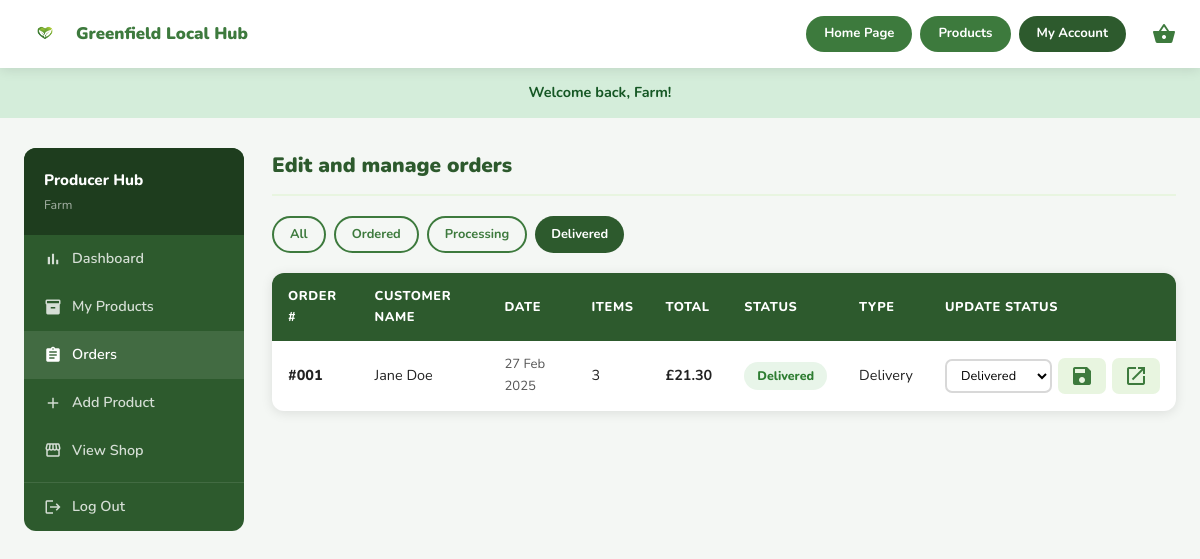
/producer/orders.php?status=delivered (signed in), run on the app's committed database.
### tables this page shows
CREATE TABLE orders (
    id               INT AUTO_INCREMENT PRIMARY KEY,
    customer_id      INT NOT NULL,
    status           ENUM('ordered','processing','delivered') DEFAULT 'ordered',
    delivery_type    ENUM('pickup','delivery') DEFAULT 'pickup',
    total_price      DECIMAL(10,2) NOT NULL,
    delivery_address TEXT,
    card_name        VARCHAR(255),
    created_at       TIMESTAMP DEFAULT CURRENT_TIMESTAMP,
    FOREIGN KEY (customer_id) REFERENCES users(id)
);

CREATE TABLE users (
    id          INT AUTO_INCREMENT PRIMARY KEY,
    first_name  VARCHAR(100) NOT NULL,
    last_name   VARCHAR(100) NOT NULL,
    email       VARCHAR(255) NOT NULL UNIQUE,
    password    VARCHAR(255) NOT NULL,
    role        ENUM('customer','producer') DEFAULT 'customer',
    address     TEXT,
    created_at  TIMESTAMP DEFAULT CURRENT_TIMESTAMP
);

### includes/db.php (called while the page is built, shortened)
<?php
function formatPrice(float $price): string {
    return '£' . number_format($price, 2);
}

### producer/orders.php (the view, shortened to what this page needs)
<?php
require_once '../includes/db.php';
$status_filter = $_GET['status'] ?? '';
$where = '';
$params = [];
$types  = '';
if ($status_filter && in_array($status_filter, ['ordered','processing','delivered'])) {
    $where  = "WHERE o.status = ?";
    $params = [$status_filter];
    $types  = 's';
}
$sql = "SELECT o.*, u.first_name, u.last_name, u.email,
               COUNT(oi.id) AS item_count
        FROM orders o
        JOIN users u ON o.customer_id = u.id
        JOIN order_items oi ON o.id = oi.order_id
        $where
        GROUP BY o.id
        ORDER BY o.created_at DESC";
if ($params) {
    $stmt = $conn->prepare($sql);
    $stmt->bind_param($types, ...$params);
    $stmt->execute();
    $orders = $stmt->get_result()->fetch_all(MYSQLI_ASSOC);
} else {
    $orders = $conn->query($sql)->fetch_all(MYSQLI_ASSOC);
}
require_once '../includes/header.php';
?>
<main>
<div class="container">
<div class="producer-layout">
    <?php include 'producer-sidebar.php'; ?>
    <div>
        <h1 class="manage-heading">Edit and manage orders</h1>
        <div style="display:flex;gap:8px;margin-bottom:20px;flex-wrap:wrap;">
            <a href="orders.php" class="btn btn-sm <?= !$status_filter ? 'btn-dark':'btn-outline' ?>">All</a>
            <a href="orders.php?status=ordered"    class="btn btn-sm <?= $status_filter==='ordered'    ? 'btn-dark':'btn-outline' ?>">Ordered</a>
            <a href="orders.php?status=processing" class="btn btn-sm <?= $status_filter==='processing' ? 'btn-dark':'btn-outline' ?>">Processing</a>
            <a href="orders.php?status=delivered"  class="btn btn-sm <?= $status_filter==='delivered'  ? 'btn-dark':'btn-outline' ?>">Delivered</a>
        </div>
        <?php if (empty($orders)): ?>
        <div class="empty-state">
            <span class="material-icons">assignment</span>
            <h3>No orders found</h3>
            <p>Orders will appear here once customers place them.</p>
        </div>
        <?php else: ?>
        <table class="orders-table">
            <thead>
                <tr>
                    <th>Order #</th>
                    <th>Customer Name</th>
                    <th>Date</th>
                    <th>Items</th>
                    <th>Total</th>
                    <th>Status</th>
                    <th>Type</th>
                    <th>Update Status</th>
                </tr>
            </thead>
            <tbody>
                <?php foreach ($orders as $o): ?>
                <tr>
                    <td style="font-weight:800;">#<?= str_pad($o['id'],3,'0',STR_PAD_LEFT) ?></td>
                    <td><?= htmlspecialchars($o['first_name'] . ' ' . $o['last_name']) ?></td>
                    <td style="font-size:.82rem;color:var(--text-mid);"><?= date('d M Y', strtotime($o['created_at'])) ?></td>
                    <td><?= $o['item_count'] ?></td>
                    <td style="font-weight:700;color:var(--green-primary);"><?= formatPrice($o['total_price']) ?></td>
                    <td><span class="status-badge status-<?= $o['status'] ?>"><?= ucfirst($o['status']) ?></span></td>
                    <td style="text-transform:capitalize;"><?= htmlspecialchars($o['delivery_type']) ?></td>
                    <td>
                        <form method="POST" style="display:flex;gap:6px;align-items:center;">
                            <select name="new_status" class="form-input"
                                    style="padding:5px 10px;font-size:.8rem;width:auto;">
                                <option value="delivered"  <?= $o['status']==='delivered'  ? 'selected':'' ?>>Delivered</option>
                            </select>
                            <button type="submit" class="icon-btn icon-btn-edit" title="Update">
                                <span class="material-icons">save</span>
                            </button>
                            <a href="<?= BASE_URL ?>track-order.php?order=<?= $o['id'] ?>"
                               class="icon-btn icon-btn-edit" title="View order" target="_blank">
                                <span class="material-icons">open_in_new</span>
                            </a>
                        </form>
                    </td>
                </tr>
                <?php endforeach; ?>
            </tbody>
        </table>
        <?php endif; ?>
    </div>
</div>
</div>
</main>
<?php require_once '../includes/footer.php'; ?>

### css/style.css (style rules this page uses)
:root { --green: #3d7a3d; --green-dark: #2d5a2d; --green-deeper: #1e3d1e; --green-light: #e8f5e0; --red: #e53e3e; --white: #fff; --bg: #f4f7f4; --gray: #d8d8d8; --text: #222; --text-mid: #555; --text-light: #888; --shadow: 0 2px 12px rgba(0,0,0,.10); --r: 12px; --r-sm: 7px; --r-pill: 100px; }
*, *::before, *::after { box-sizing: border-box; margin: 0; padding: 0; }
body { font-family: 'Nunito', system-ui, sans-serif; background: var(--bg); color: var(--text); line-height: 1.65; min-height: 100vh; display: flex; flex-direction: column; }
main { flex: 1; }
a { text-decoration: none; color: inherit; }
button, input, select, textarea { font-family: inherit; }
.container { max-width: 1200px; margin: 0 auto; padding: 0 24px; }
.btn { display: inline-flex; align-items: center; justify-content: center; gap: 8px; padding: 11px 26px; border-radius: var(--r-pill); font-weight: 700; font-size: .9rem; cursor: pointer; border: none; text-decoration: none; white-space: nowrap; }
.btn-dark { background: var(--green-dark); color: #fff; }
.btn-outline { background: transparent; color: var(--green); border: 2px solid var(--green); }
.btn-sm { padding: 6px 16px; font-size: .8rem; }
.producer-layout { display: grid; grid-template-columns: 220px 1fr; gap: 28px; padding: 30px 0; }
.form-input { width: 100%; padding: 12px 16px; border: 2px solid var(--gray); border-radius: var(--r-sm); font-size: .95rem; background: var(--white); }
select.form-input { cursor: pointer; }
.manage-heading { font-size: 1.3rem; font-weight: 900; margin-bottom: 20px; padding-bottom: 12px; border-bottom: 2px solid var(--green-light); color: var(--green-dark); }
.icon-btn { display: inline-flex; align-items: center; gap: 4px; padding: 6px 12px; border-radius: var(--r-sm); font-size: .78rem; font-weight: 700; border: none; cursor: pointer; text-decoration: none; }
.icon-btn-edit { background: var(--green-light); color: var(--green); }
.orders-table { width: 100%; border-collapse: separate; border-spacing: 0; background: var(--white); border-radius: var(--r); overflow: hidden; box-shadow: var(--shadow); }
.orders-table th { background: var(--green-dark); color: #fff; padding: 13px 16px; text-align: left; font-size: .8rem; font-weight: 800; text-transform: uppercase; letter-spacing: .6px; }
.orders-table td { padding: 13px 16px; border-bottom: 1px solid #efefef; font-size: .9rem; }
.orders-table tr:last-child td { border-bottom: none; }
.status-badge { display: inline-block; padding: 4px 13px; border-radius: var(--r-pill); font-size: .78rem; font-weight: 800; text-transform: capitalize; }
.status-delivered { background: #e8f5e9; color: #2e7d32; }

### data on the page
orders: id "001", customer.last_name "Jane Doe", created_at "27 Feb 2025", item_count "3", total_price "£21.30", status "Delivered", delivery_type "Delivery", new_status "Delivered"

### other printed values
$_SESSION['flash_message'] "Welcome back, Farm!"
$_SESSION['user_first_name'] "Farm"
